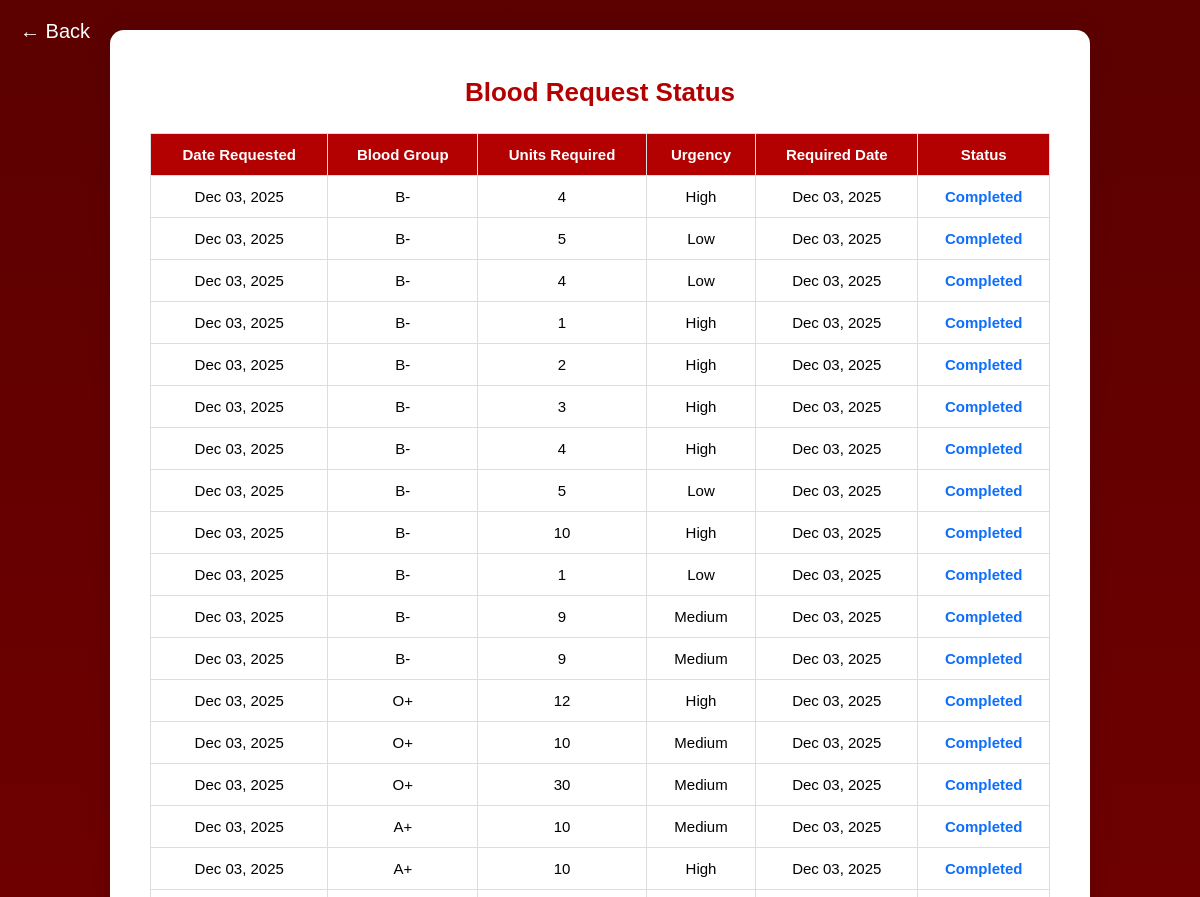
Before: /recipient/recipient_blood_request_status/ (signed in, upper part) with the older database file.
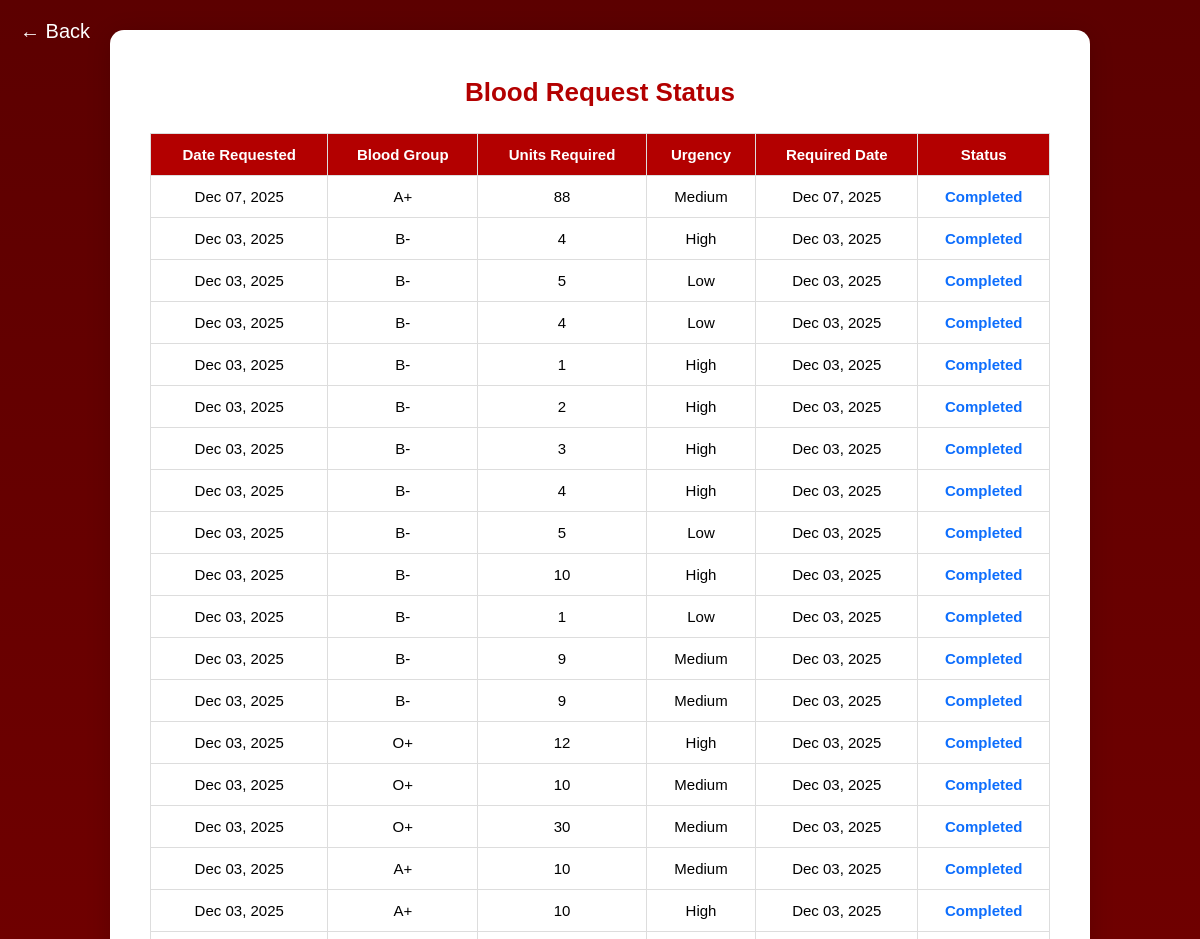
After: the same page with the newer database file.
### blood_bank_app/models.py (models this page shows, shortened)
class RecipientBloodRequest(models.Model):
    BLOOD_GROUP_CHOICES = [
        ('A+', 'A+'), ('A-', 'A-'),
        ('B+', 'B+'), ('B-', 'B-'),
        ('AB+', 'AB+'), ('AB-', 'AB-'),
        ('O+', 'O+'), ('O-', 'O-'),
    ]
    URGENCY_LEVEL_CHOICES = [
        ('High', 'High'),
        ('Medium', 'Medium'),
        ('Low', 'Low'),
    ]
    STATUS_CHOICES = [
        ('Pending', 'Pending'),
        ('Approved', 'Approved'),
        ('Rejected', 'Rejected'),
        ('Completed', 'Completed'),
        ('Expired', 'Expired'),
    ]
    recipient = models.ForeignKey(User, on_delete=models.CASCADE)
    blood_group = models.CharField(max_length=3, choices=BLOOD_GROUP_CHOICES)
    units = models.PositiveIntegerField()
    required_date = models.DateField()
    urgency = models.CharField(max_length=10, choices=URGENCY_LEVEL_CHOICES)
    status = models.CharField(max_length=20, choices=STATUS_CHOICES, default='Pending')
    created_at = models.DateTimeField(auto_now_add=True)
    completed_date = models.DateField(null=True, blank=True)

### blood_bank_app/views.py (the view, shortened to what this page needs)
# urls.py: path('recipient/recipient_blood_request_status/', views.recipient_blood_request_status, name='recipient_blood_request_status'),
@login_required
def recipient_blood_request_status(request):
    today = date.today()
    approved_requests = RecipientBloodRequest.objects.filter(
        recipient=request.user,
        status='Approved',
        required_date__lte=today
    )
    RecipientBloodRequest.objects.filter(
        recipient=request.user,
        status='Pending',
        required_date__lt=today
    ).update(status='Expired')
    blood_requests = RecipientBloodRequest.objects.filter(
        recipient=request.user
    ).order_by('-created_at')
    return render(request, "recipient/recipient_blood_request_status.html", {
        "blood_requests": blood_requests,
    })

### blood_bank_app/templates/recipient/recipient_blood_request_status.html (shortened to what this page needs)
{% extends 'master.html' %}
{% load static %}
{% block content %}
<a href="javascript:history.back()" class="back-arrow">&#8592; Back</a>
<div class="notification-page">
  <div class="notification-container">
    <h1>Blood Request Status</h1>
    {% if blood_requests %}
      <table class="request-table">
        <thead>
          <tr>
            <th>Date Requested</th>
            <th>Blood Group</th>
            <th>Units Required</th>
            <th>Urgency</th>
            <th>Required Date</th>
            <th>Status</th>
          </tr>
        </thead>
        <tbody>
          {% for req in blood_requests %}
            <tr>
              <td>{{ req.created_at|date:"M d, Y" }}</td>
              <td>{{ req.blood_group }}</td>
              <td>{{ req.units }}</td>
              <td>{{ req.urgency }}</td>
              <td>{{ req.required_date|date:"M d, Y" }}</td>
              <td>
                {% if req.status|lower == 'completed' %}
                  <span class="status completed">Completed</span>
                {% elif req.status|lower == 'expired' %}
                  <span class="status expired">Expired</span>
                {% elif req.status|lower == 'pending' %}
                  <span class="status pending">Pending</span>
                {% elif req.status|lower == 'approved' %}
                  <span class="status approved">Approved</span>
                {% elif req.status|lower == 'rejected' %}
                  <span class="status rejected">Rejected</span>
                {% else %}
                  <span class="status unknown">{{ req.status }}</span>
                {% endif %}
              </td>
            </tr>
          {% endfor %}
        </tbody>
      </table>
    {% else %}
      <p class="no-notifications">No blood requests submitted yet.</p>
    {% endif %}
  </div>
</div>
{% endblock %}

Changed rows visible on the page:
added RecipientBloodRequest: created_at "Dec 07, 2025", blood_group "A+", units "88", urgency "Medium", required_date "Dec 07, 2025", status "Completed"
